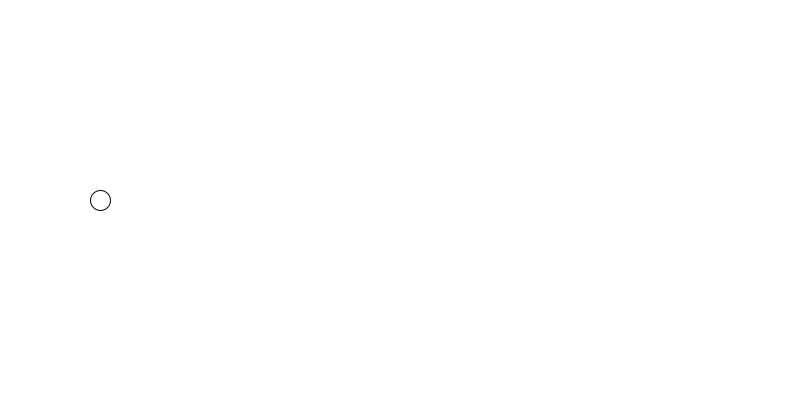
Frame 1 (no input)
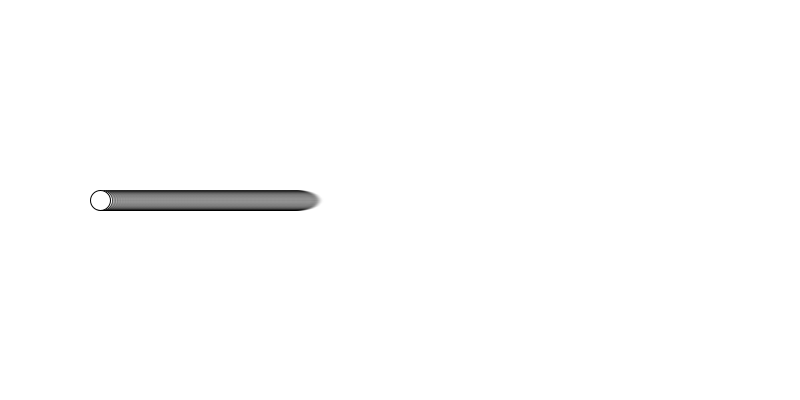
Frame 60 (the mouse pressed at the canvas centre just before this capture)
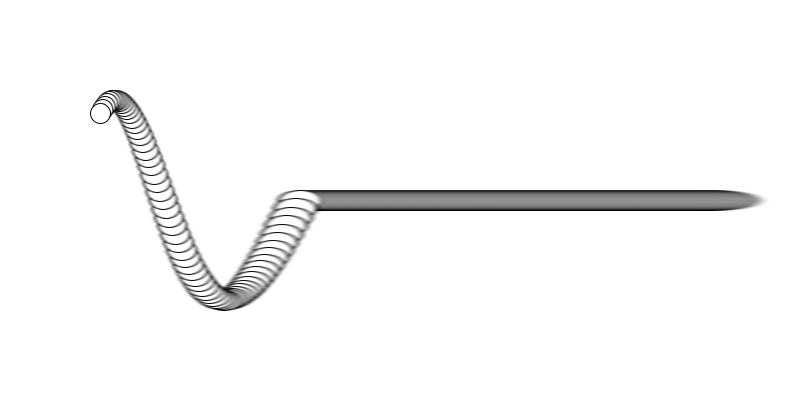
Frame 120 (the mouse held since frame 60 and released just before this capture)

The Processing sketch that drew these frames (run headless with seeded random() and noise(); from frame 60 on, the mouse is pressed at the canvas centre):

// Processing sketch: screengrabTrick
// ── screengrabTrick.pde
PImage screenCapture;
float screenMoveRate = 1;
float screenStretchRate = 10;

float angle = 0;
float amplitude = 0;

void setup() {
  size(800, 400);
  background(255);
  screenCapture = get(0, 0, width, height);
}

void draw() {
  image(screenCapture, screenMoveRate, 0, screenCapture.width + screenStretchRate, screenCapture.height);
  
  angle += map(mouseX, 0, width, 0, 10);
  amplitude = map(mouseY, 0, height, 0, height/2);
  ellipse(100, height/2 + sin(radians(angle)) * amplitude, 20, 20);
  screenCapture = get(0, 0, width, height);
}
